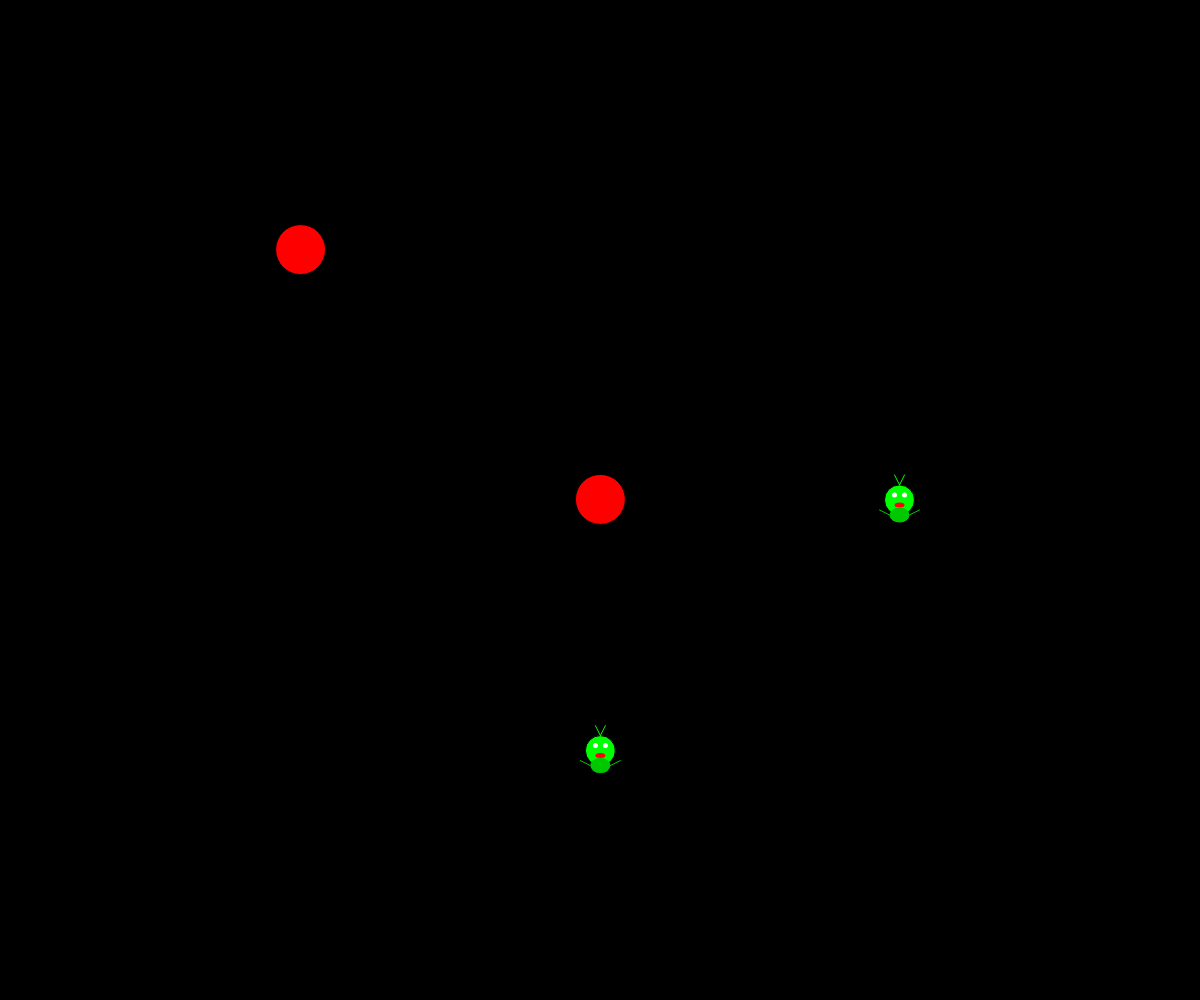
Frame 1 (no input)
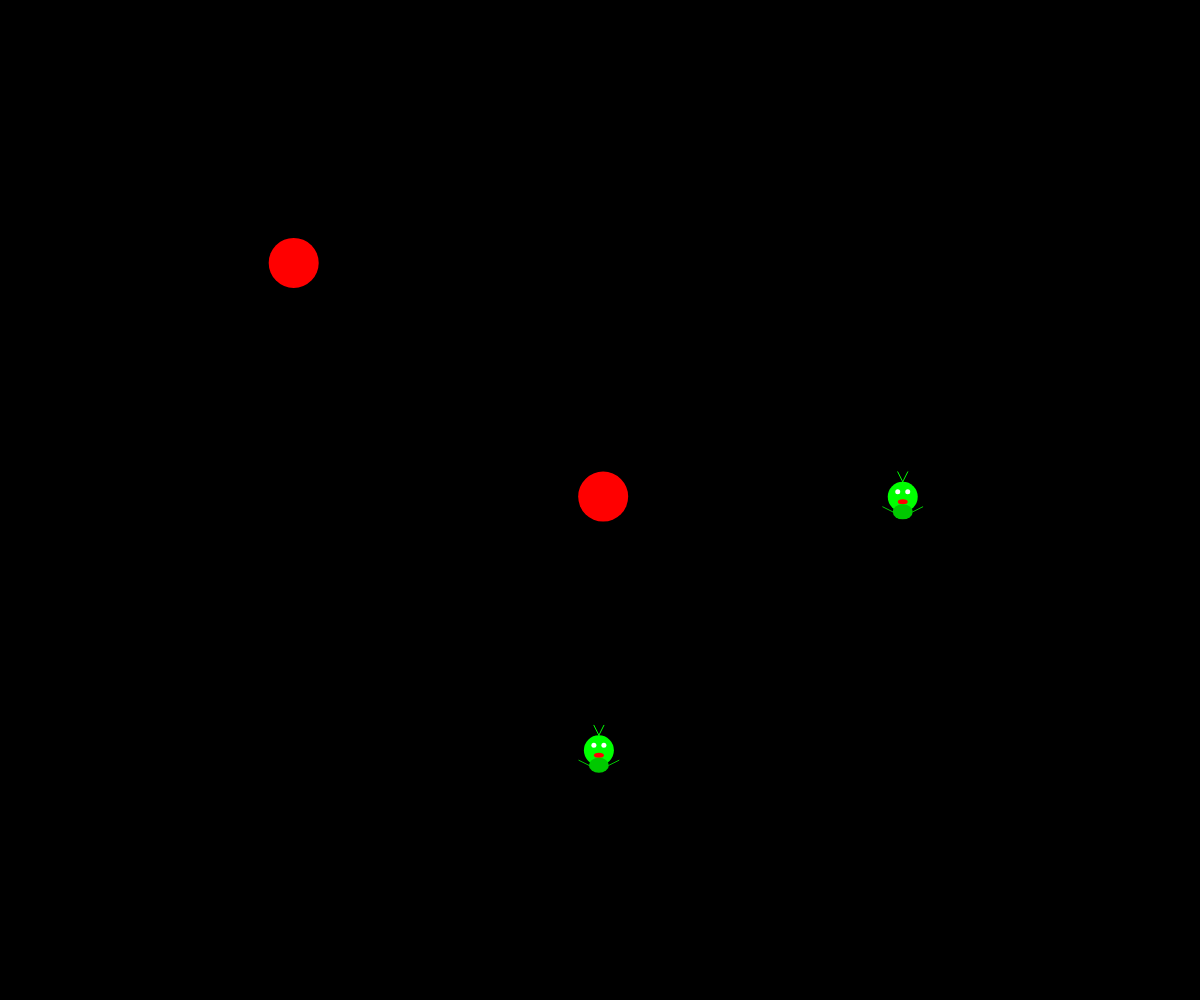
Frame 60 (no input)
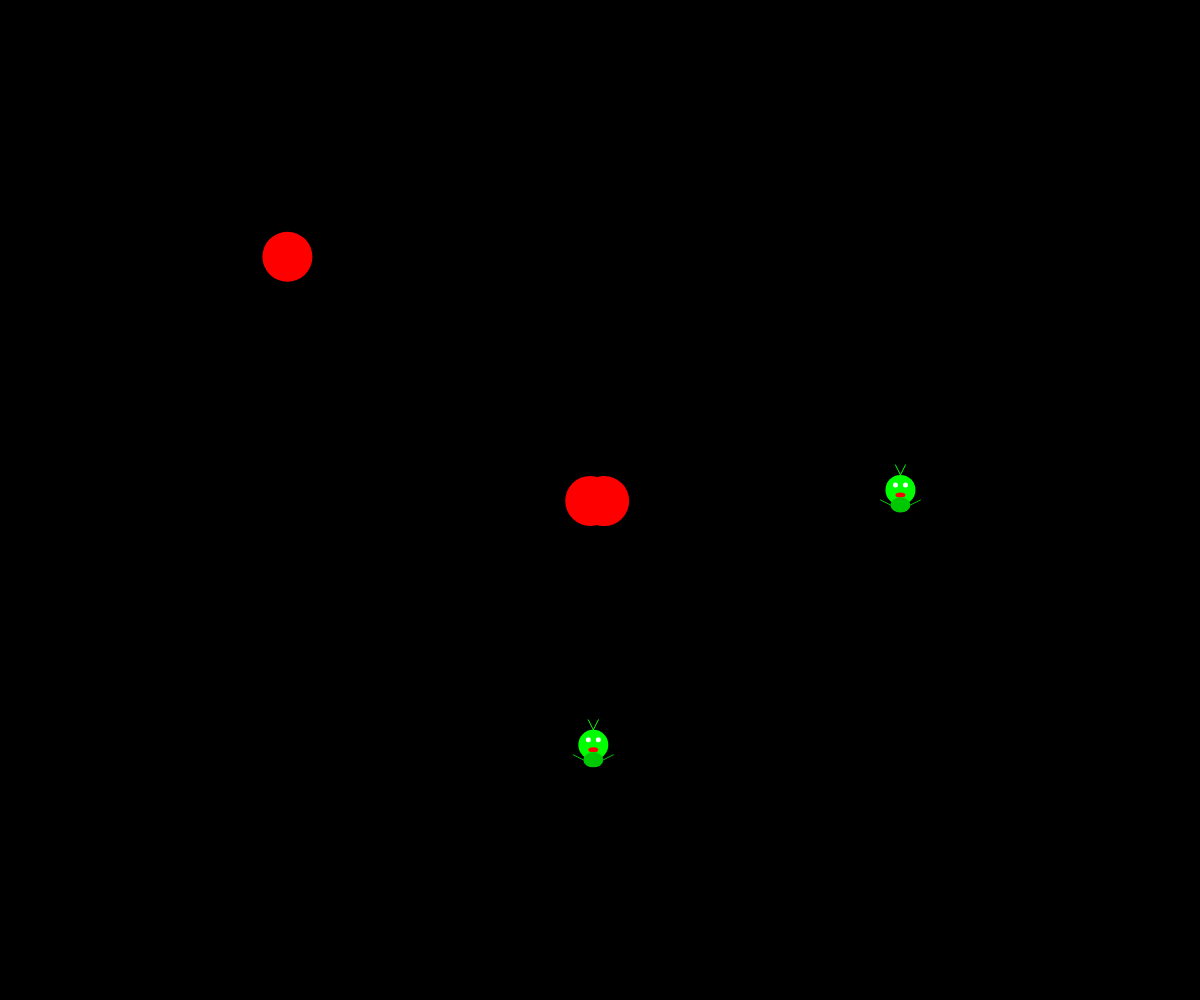
Frame 120 (the mouse pressed at the canvas centre since frame 60)

The p5.js sketch that drew these frames (run headless with seeded random() and noise() and a simulated clock; from frame 60 on, the mouse is pressed at the canvas centre):

// p5.js sketch
// ── sketch.js
// Create a class called Planet
class Planet {
  // Create an x,y position
  constructor(x, y) {
    this.x = x;
    this.y = y;
  } 
  // Draw the planet as a circle
  draw() {
    ellipse(this.x, this.y, 50, 50);
    // wiggle the planet slightly
    this.x += random(-1, 1);
    this.y += random(-1, 1);  
  }
}

// create an array to hold multiple planets
let planets = [];
let kugu;
let toga;

function setup() {
  // Create a canvas that fills the entire window
  createCanvas(windowWidth, windowHeight);
  // position the planet in the center of the canvas
  kugu = new Planet(width * 0.5, height * 0.5);
  planets.push(kugu);
  toga = new Planet(width * 0.25, height * 0.25);
  planets.push(toga);
}

function draw() {
  // Set the background color to gray
  background(0);
  // Draw all planets
  for (let planet of planets) {
    planet.draw();
  }
}

// change colors of planets to red
function draw() {
  // Set the background color to black
  background(0);
  // Draw all planets
  for (let planet of planets) {
    fill(255, 0, 0);
    planet.draw();
  }
}

// when the mouse is pressed, add a new planet at the mouse position
function mousePressed() {
  let newPlanet = new Planet(mouseX, mouseY);
  planets.push(newPlanet);
}

// suppress planets when 's' key is pressed
function keyPressed() {
  if (key === 's' || key === 'S') {
    planets.pop();
  }
}

// create an array to hold alien monsters
let aliens = [];

class Alien {
  constructor(x, y) {
    this.x = x;
    this.y = y;
  }
  draw() {
    ellipse(this.x, this.y, 30, 30);
  }
}

function setup() {
  createCanvas(windowWidth, windowHeight);
  kugu = new Planet(width * 0.5, height * 0.5);
  planets.push(kugu);
  toga = new Planet(width * 0.25, height * 0.25);
  planets.push(toga);

  // Create some aliens
  let alien1 = new Alien(width * 0.75, height * 0.5);
  aliens.push(alien1);
  let alien2 = new Alien(width * 0.5, height * 0.75);
  aliens.push(alien2);
} 

// make aliens appears when "a" key is pressed
function keyPressed() {
  if (key === 's' || key === 'S') {
    planets.pop();
  }
  if (key === 'a' || key === 'A') {
    let newAlien = new Alien(random(width), random(height));
    aliens.push(newAlien);
  }
}

// make aliens disappear when "d" key is pressed
function keyPressed() {
  if (key === 's' || key === 'S') {
    planets.pop();
  }
  if (key === 'a' || key === 'A') {
    let newAlien = new Alien(random(width), random(height));
    aliens.push(newAlien);
  }
  if (key === 'd' || key === 'D') {
    aliens.pop();
  }
}

// make aliens wiggle slightly
function draw() {
  for (let planet of planets) {
    fill(255, 0, 0);
    planet.x += random(-1, 1);
    planet.y += random(-1, 1);
    planet.draw();
  }
  
  // Draw all aliens with wiggle
  fill(0, 255, 0);
  for (let alien of aliens) {
    alien.x += random(-1, 1);
    alien.y += random(-1, 1);
    alien.draw();
  }
}

// make an array of eyes that follow the center of aliens
let eyes = [];
function createEyesForAlien(alien) {
  let eye1 = { x: alien.x - 5, y: alien.y - 5 };
  let eye2 = { x: alien.x + 5, y: alien.y - 5 };
  eyes.push(eye1, eye2);
} 

function setup() {
  createCanvas(windowWidth, windowHeight);
  kugu = new Planet(width * 0.5, height * 0.5);
  planets.push(kugu);
  toga = new Planet(width * 0.25, height * 0.25);
  planets.push(toga);

  // Create some aliens and their eyes
  let alien1 = new Alien(width * 0.75, height * 0.5);
  aliens.push(alien1);
  createEyesForAlien(alien1);
  let alien2 = new Alien(width * 0.5, height * 0.75);
  aliens.push(alien2);
  createEyesForAlien(alien2);
}

function draw() {
  background(0);
  for (let planet of planets) {
    fill(255, 0, 0);
    planet.x += random(-1, 1);
    planet.y += random(-1, 1);
    planet.draw();
  }
  
  // Draw all aliens with wiggle
  fill(0, 255, 0);
  for (let alien of aliens) {
    alien.x += random(-1, 1);
    alien.y += random(-1, 1);
    alien.draw();
  }

// draw antennas attached to aliens
  stroke(0, 255, 0);
  for (let alien of aliens) {
    line(alien.x, alien.y - 15, alien.x - 5, alien.y - 25);
    line(alien.x, alien.y - 15, alien.x + 5, alien.y - 25);
  }
  noStroke();

  // Draw eyes centered into aliens
  fill(255);
  for (let alien of aliens) {
    let eye1 = { x: alien.x - 5, y: alien.y - 5 };
    let eye2 = { x: alien.x + 5, y: alien.y - 5 };
    ellipse(eye1.x, eye1.y, 5, 5);
    ellipse(eye2.x, eye2.y, 5, 5);
  }

  // Draw mouths for aliens
  fill(255, 0, 0);
  for (let alien of aliens) {
    ellipse(alien.x, alien.y + 5, 10, 5);
  } 

  // Draw bodies for aliens
  fill(0, 200, 0);
  for (let alien of aliens) {
    ellipse(alien.x, alien.y + 15, 20, 15);
  }
  
  // Draw arms for aliens
  stroke(0, 200, 0);  
  for (let alien of aliens) {
    line(alien.x - 10, alien.y + 15, alien.x - 20, alien.y + 10);
    line(alien.x + 10, alien.y + 15, alien.x + 20, alien.y + 10);
  }
  noStroke();

} 
